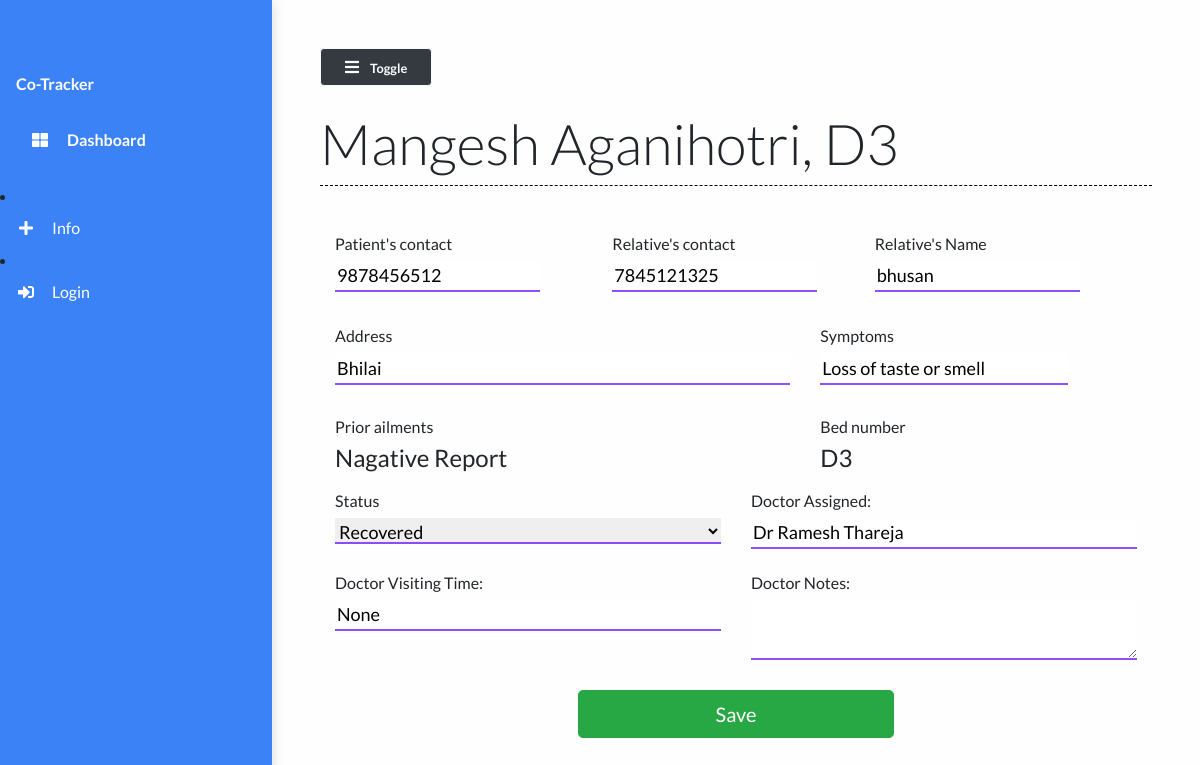
The page /patient/8 on the database its author committed.
### main/models.py (models this page shows, shortened)
class Patient(models.Model):
    name = models.CharField(max_length=50)
    phone_num = models.CharField(max_length=15)
    patient_relative_name = models.CharField(max_length=50, null=True)
    patient_relative_contact = models.CharField(max_length=15, null=True)
    address = models.TextField()
    SYMPTOMS = (
        ('Fever', 'Fever'),
        ('Dry cough', 'Dry cough'),
        ('Tiredness', 'Tiredness'),
        ('Aches and pains', 'Aches and pains'),
        ('Sore throat', 'Sore throat'),
        ('Diarrhoea', 'Diarrhoea'),
        ('Loss of taste or smell', 'Loss of taste or smell'),
        ('Difficulty in breathing or shortness of breath', 'Difficulty in breathing or shortness of breath'),
        ('Chest pain or pressure', 'Chest pain or pressure'),
        ('Loss of speech or movement', 'Loss of speech or movement'),
    )
    symptoms = MultiSelectField(choices=SYMPTOMS, null=True)
    prior_ailments = models.TextField()
    bed_num = models.ForeignKey("Bed", on_delete=models.CASCADE)
    dob = models.DateField(null=True)
    doctor = models.ForeignKey("Doctor", on_delete=models.CASCADE, null=True)
    doctors_notes = models.TextField(null=True, blank=True)
    doctors_visiting_time = models.CharField(null=True, max_length=50, blank=True)
    status = models.CharField(max_length=50)

class Bed(models.Model):
    bed_number = models.CharField(max_length=50)
    occupied = models.BooleanField()
    def __str__(self):
        return self.bed_number

class Doctor(models.Model):
    name = models.CharField(max_length=100)
    def __str__(self):
        return self.name

### main/views.py (the view, shortened to what this page needs)
# urls.py: path("patient/<str:pk>", views.patient, name="patient"),
def patient(request, pk):
    patient = Patient.objects.get(id=pk)
    context = {
        'patient': patient
    }
    return render(request, 'main/patient.html', context)

### main/templates/main/patient.html (shortened to what this page needs)
{% extends 'main/base.html' %}
{% load static %}
{% block contentTitle %}
    {{patient.name}}, {{patient.bed_num}}
{% endblock contentTitle %}
{% block content %}
		<form class="form" action="" method="post" id="registrationForm">
			<div class="container">
				<div class="patient-form">
					<div class="row">
						<div class="col-md-4 form-field mt-4 mb-0">
						<label for="mobile"><h6>Patient's contact</h6>
						<input type="text" id="name" class="input-text" type="text" name="mobile" placeholder="Mobile No" value="{{patient.phone_num}}">
						</label>
						</div>
						<div class="offset-md-2 col-md-4 form-field mt-4 mb-0">
						<label for="mobile" class="mb-0"><h6>Relative's contact</h6>
						<input type="text" id="mobile2" class="input-text" type="text" name="mobile2" placeholder="Mobile No" value="{{patient.patient_relative_contact}}">
						</label>
						</div>
						<div class="form-field mt-4">
						<label for="relativeName" class="mb-0"><h6>Relative's Name</h6>
						<input
							type="text"
							class="input-text"
							name="relativeName"
							id="realtiveName"
							value="{{patient.patient_relative_name}}"
							/>
						</label>
						</div>
						<div class="col-md-7 form-field mt-0">
						<label for="address" class="mb-0 mt-0"><h6>Address</h6></label>
						<input
							type="address"
							class="input-text"
							id="location"
							placeholder="address"
							name="location"
							title="enter a location"
							value="{{patient.address}}"
						/>
						</div>
						<div class="offset-md-1 col-md-4 form-field mt-0">
							<label for="symptoms" class="mb-0"><h6>Symptoms</h6></label>
							<input
								type="text"
								class="input-text"
								name="symptons"
								id="symptons"
								value="{{patient.symptoms}}"
							/>
						</div>
						<div class="col-md-7">
							<h6>Prior ailments</h6>
							<label for="prior_ailments"><h4>{{patient.prior_ailments}}</h4></label>
						</div>
						<div class="col-md-5">
							<h6>Bed number</h6>
							<label for="bed_num" class="mb-0">
							<h4>{{patient.bed_num}}</h4>
							</label>
						</div>
						<div class="col-md-6">
						 	<label for="status" class="mb-0">
							<h6>Status</h6></label>
							<select class="input-text"  name="status" id="status">
								<option  {% if patient.status == "Recovered"   %} selected="selected" {% endif %} class="bg-danger text-white" value="Recovered"  >Recovered</option>
							</select>
						</div>
						<div class="col-md-6">
							<label for="doctor" class="mb-0">
							<h6>Doctor Assigned: </h6>
							</label>
							<input
								type="text"
								class="input-text"
								name="doctor"
								id="doctor"
								value="{{patient.doctor}}"
							/>
						</div>
						<div class="col-md-6">
							<label for="doctor_time" class="mb-0 mt-4">
							<h6>Doctor Visiting Time: </h6>
							</label>
							<input
								type="text"
								class="input-text"
								name="doctor_time"
								id="doctor_time"
								value="{{patient.doctors_visiting_time}}"
							/>
						</div>
						<div class="col-md-6">
							<label for="doctor_notes" class="mb-0 mt-4">
							<h6>Doctor Notes: </h6>
							</label>
							<textarea
								class="input-text"
								name="doctor_notes"
								id="doctor_notes"
								{{patient.doctors_notes}}
							>{{patient.doctors_notes}}</textarea>
						</div>
					</div>
				</div>
			</div>
		<div class="form-group">
			<div class="col-md-5 mx-auto">
			<br />
			<button class="btn btn-lg btn-success btn-block mx-auto" type="submit">
				 Save
			</button>
			</div>
	 	</div>
		 </form>
{% endblock content %}

### static/styles/base.css (style rules this page uses)
body { background: #fffefe; min-height: 100vh; overflow-x: hidden; font-family:Lato,'Helvetica Neue',Helvetica,Arial,sans-serif; }
.patient-form .form-field { margin: 32px 0; }
.patient-form .input-text { width: 100%; border-width: 0 0 2px 0; border-color: #6c19fcc2; font-size: 18px; font-weight: 400; transition: border-color 0.2s linear; }

### rows shown on the page
Patient: name "Mangesh Aganihotri", bed_num "D3", mobile "9878456512", mobile2 "7845121325", relativeName "bhusan", location "Bhilai", symptons "Loss of taste or smell", prior_ailments "Nagative Report", status "Recovered", doctor "Dr Ramesh Thareja", doctor_time "None"
